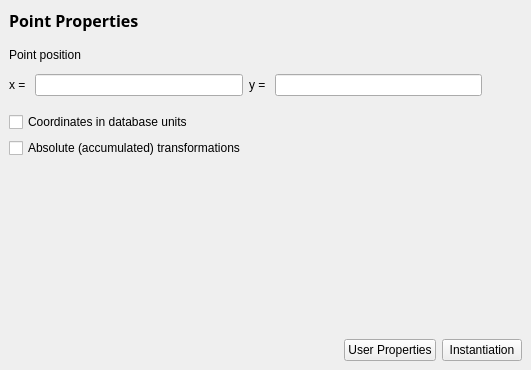
<?xml version="1.0" encoding="UTF-8"?>
<ui version="4.0">
 <class>PointPropertiesPage</class>
 <widget class="QWidget" name="PointPropertiesPage">
  <property name="geometry">
   <rect>
    <x>0</x>
    <y>0</y>
    <width>531</width>
    <height>370</height>
   </rect>
  </property>
  <property name="windowTitle">
   <string>Form</string>
  </property>
  <layout class="QVBoxLayout">
   <property name="spacing">
    <number>6</number>
   </property>
   <property name="margin" stdset="0">
    <number>9</number>
   </property>
   <item>
    <widget class="QFrame" name="frame1">
     <property name="frameShape">
      <enum>QFrame::NoFrame</enum>
     </property>
     <property name="frameShadow">
      <enum>QFrame::Raised</enum>
     </property>
     <layout class="QHBoxLayout">
      <property name="spacing">
       <number>6</number>
      </property>
      <property name="margin" stdset="0">
       <number>0</number>
      </property>
      <item>
       <widget class="QLabel" name="label_12">
        <property name="font">
         <font>
          <family>Sans Serif</family>
          <pointsize>12</pointsize>
          <italic>false</italic>
          <bold>true</bold>
          <underline>false</underline>
          <strikeout>false</strikeout>
         </font>
        </property>
        <property name="text">
         <string>Point Properties</string>
        </property>
       </widget>
      </item>
      <item>
       <widget class="QLabel" name="layer_lbl">
        <property name="sizePolicy">
         <sizepolicy hsizetype="Expanding" vsizetype="Preferred">
          <horstretch>0</horstretch>
          <verstretch>0</verstretch>
         </sizepolicy>
        </property>
        <property name="text">
         <string/>
        </property>
        <property name="alignment">
         <set>Qt::AlignRight|Qt::AlignTrailing|Qt::AlignVCenter</set>
        </property>
       </widget>
      </item>
     </layout>
    </widget>
   </item>
   <item>
    <spacer>
     <property name="orientation">
      <enum>Qt::Vertical</enum>
     </property>
     <property name="sizeType">
      <enum>QSizePolicy::Fixed</enum>
     </property>
     <property name="sizeHint" stdset="0">
      <size>
       <width>20</width>
       <height>10</height>
      </size>
     </property>
    </spacer>
   </item>
   <item>
    <widget class="QLabel" name="label">
     <property name="text">
      <string>Point position</string>
     </property>
    </widget>
   </item>
   <item>
    <spacer name="verticalSpacer">
     <property name="orientation">
      <enum>Qt::Vertical</enum>
     </property>
     <property name="sizeType">
      <enum>QSizePolicy::Fixed</enum>
     </property>
     <property name="sizeHint" stdset="0">
      <size>
       <width>20</width>
       <height>6</height>
      </size>
     </property>
    </spacer>
   </item>
   <item>
    <widget class="QFrame" name="frame">
     <property name="frameShape">
      <enum>QFrame::NoFrame</enum>
     </property>
     <property name="frameShadow">
      <enum>QFrame::Raised</enum>
     </property>
     <layout class="QHBoxLayout" name="horizontalLayout">
      <property name="leftMargin">
       <number>0</number>
      </property>
      <property name="topMargin">
       <number>0</number>
      </property>
      <property name="rightMargin">
       <number>0</number>
      </property>
      <property name="bottomMargin">
       <number>0</number>
      </property>
      <item>
       <widget class="QLabel" name="label_14">
        <property name="text">
         <string>x = </string>
        </property>
       </widget>
      </item>
      <item>
       <widget class="QLineEdit" name="x_le">
        <property name="sizePolicy">
         <sizepolicy hsizetype="Expanding" vsizetype="Fixed">
          <horstretch>1</horstretch>
          <verstretch>0</verstretch>
         </sizepolicy>
        </property>
       </widget>
      </item>
      <item>
       <widget class="QLabel" name="label_19">
        <property name="text">
         <string>y = </string>
        </property>
       </widget>
      </item>
      <item>
       <widget class="QLineEdit" name="y_le">
        <property name="sizePolicy">
         <sizepolicy hsizetype="Expanding" vsizetype="Fixed">
          <horstretch>1</horstretch>
          <verstretch>0</verstretch>
         </sizepolicy>
        </property>
       </widget>
      </item>
      <item>
       <spacer name="horizontalSpacer">
        <property name="orientation">
         <enum>Qt::Horizontal</enum>
        </property>
        <property name="sizeHint" stdset="0">
         <size>
          <width>40</width>
          <height>20</height>
         </size>
        </property>
       </spacer>
      </item>
     </layout>
    </widget>
   </item>
   <item>
    <spacer>
     <property name="orientation">
      <enum>Qt::Vertical</enum>
     </property>
     <property name="sizeType">
      <enum>QSizePolicy::Fixed</enum>
     </property>
     <property name="sizeHint" stdset="0">
      <size>
       <width>478</width>
       <height>10</height>
      </size>
     </property>
    </spacer>
   </item>
   <item>
    <widget class="QCheckBox" name="dbu_cb">
     <property name="text">
      <string>Coordinates in database units</string>
     </property>
    </widget>
   </item>
   <item>
    <widget class="QCheckBox" name="abs_cb">
     <property name="text">
      <string>Absolute (accumulated) transformations</string>
     </property>
    </widget>
   </item>
   <item>
    <spacer>
     <property name="orientation">
      <enum>Qt::Vertical</enum>
     </property>
     <property name="sizeHint" stdset="0">
      <size>
       <width>478</width>
       <height>16</height>
      </size>
     </property>
    </spacer>
   </item>
   <item>
    <widget class="QFrame" name="frame2">
     <property name="frameShape">
      <enum>QFrame::NoFrame</enum>
     </property>
     <property name="frameShadow">
      <enum>QFrame::Raised</enum>
     </property>
     <layout class="QHBoxLayout">
      <property name="spacing">
       <number>6</number>
      </property>
      <property name="margin" stdset="0">
       <number>0</number>
      </property>
      <item>
       <spacer>
        <property name="orientation">
         <enum>Qt::Horizontal</enum>
        </property>
        <property name="sizeHint" stdset="0">
         <size>
          <width>211</width>
          <height>20</height>
         </size>
        </property>
       </spacer>
      </item>
      <item>
       <widget class="QPushButton" name="prop_pb">
        <property name="text">
         <string>User Properties</string>
        </property>
       </widget>
      </item>
      <item>
       <widget class="QPushButton" name="inst_pb">
        <property name="text">
         <string>Instantiation</string>
        </property>
       </widget>
      </item>
     </layout>
    </widget>
   </item>
  </layout>
 </widget>
 <tabstops>
  <tabstop>dbu_cb</tabstop>
  <tabstop>abs_cb</tabstop>
  <tabstop>prop_pb</tabstop>
  <tabstop>inst_pb</tabstop>
 </tabstops>
 <resources/>
 <connections/>
</ui>
